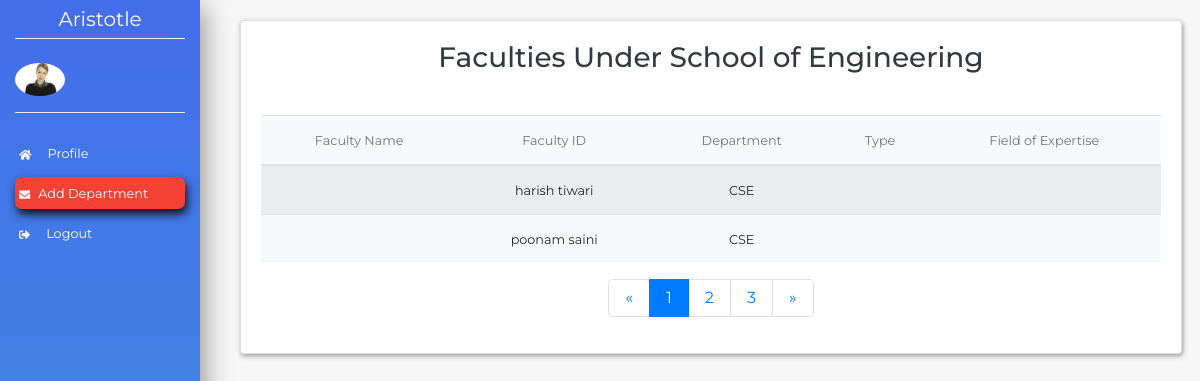
The page /academic/faculty/info on the database as committed earlier.
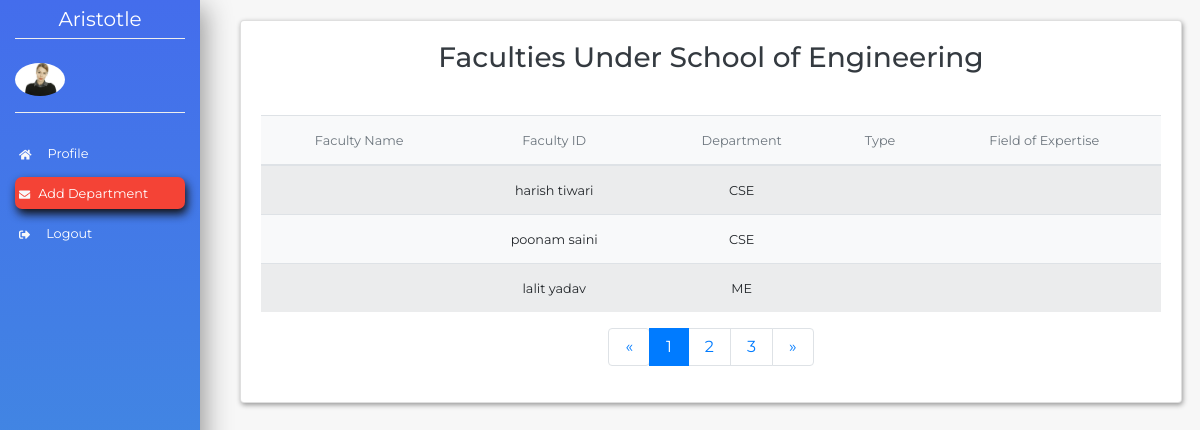
The same page on the database as committed later.
### academics/models.py (models this page shows, shortened)
class faculty(models.Model):
    id = models.AutoField(primary_key=True)
    FacultyID = models.ForeignKey('employee',on_delete=models.CASCADE)
    Department = models.ForeignKey('Department',on_delete=models.CASCADE)

class employee(models.Model):
    id = models.AutoField(primary_key=True)
    employeeID = models.CharField(max_length=10)
    personalEmail = models.EmailField()
    universityEmail = models.EmailField(blank=True)
    Name = models.CharField(max_length=20)
    Dob = models.DateField()
    Doj = models.DateField()
    def __str__(self):
        return self.Name

class Department(models.Model):
    id = models.AutoField(primary_key=True)
    DepartmentID = models.CharField(max_length=10)
    DepartmentName = models.CharField(max_length=100)
    HeadOfDepartment = models.ForeignKey('employee',on_delete=models.CASCADE)
    SpecializedCourse = models.BooleanField()
    StartDate = models.DateField()
    School = models.ForeignKey('school',on_delete=models.CASCADE)
    Status = models.BooleanField()
    def __str__(self):
        return self.DepartmentID

### academics/views.py (the view)
# urls.py: path('faculty/info',views.faculty_info),
def faculty_info(request):
    faculties = faculty.objects.all()
    return render(request,'dean/department.html',{'faculties':faculties})

### templates/dean/department.html (shortened to what the changed rows need)
{% load static %}
<!doctype html>
<html lang="en">
<head>
    <link rel="stylesheet" href="https://stackpath.bootstrapcdn.com/bootstrap/4.1.1/css/bootstrap.min.css">
    <link rel="stylesheet" href="{% static 'css/style_dash.css' %}">
</head>
<body>
        {% if faculties %}
        <section>
            <div class="container">
                <div class="row mb-5">
                    <div class="col-xl-10 col-lg-9 col-md-6 ml-auto">
                        <div class="row align-items-center">
                            <div class="col-xl-12 col-sm-6 p-1 ml-3">
                                <div class="card card-common">
                                    <div class="card-body">
                                        <br>
                                        <table class="table table-striped bg-light text-center">
                                            <thead>
                                                <tr class="text-muted">
                                                    <th><small>Faculty Name</small></th>
                                                    <th><small>Faculty ID</small></th>
                                                    <th><small>Department</small></th>
                                                    <th><small>Type</small></th>
                                                    <th><small>Field of Expertise</small></th>
                                                </tr>
                                            </thead>
                                            <tbody>
                                                {% for out in faculties %}
                                                <tr>
                                                    <td><small>{{out.FacultyName}}</small></td>
                                                    <td><small>{{ out.FacultyID }}</small></td>
                                                    <td><small>{{ out.Department }}</small></td>
                                                    <td><small>{{ out.Ftype }}</small></td>
                                                    <td><small>{{ out.FieldOfExpertise }}</small></td>
                                                </tr>
                                                {% endfor %}
                                            </tbody>
                                        </table>
                                    </div>
                                </div>
                            </div>
                        </div>
                    </div>
                </div>
            </div>
        </section>
        {% endif %}
</body>
</html>

Rows that differ between the two databases and show on the page:
added faculty: FacultyID "lalit yadav", Department "ME"
